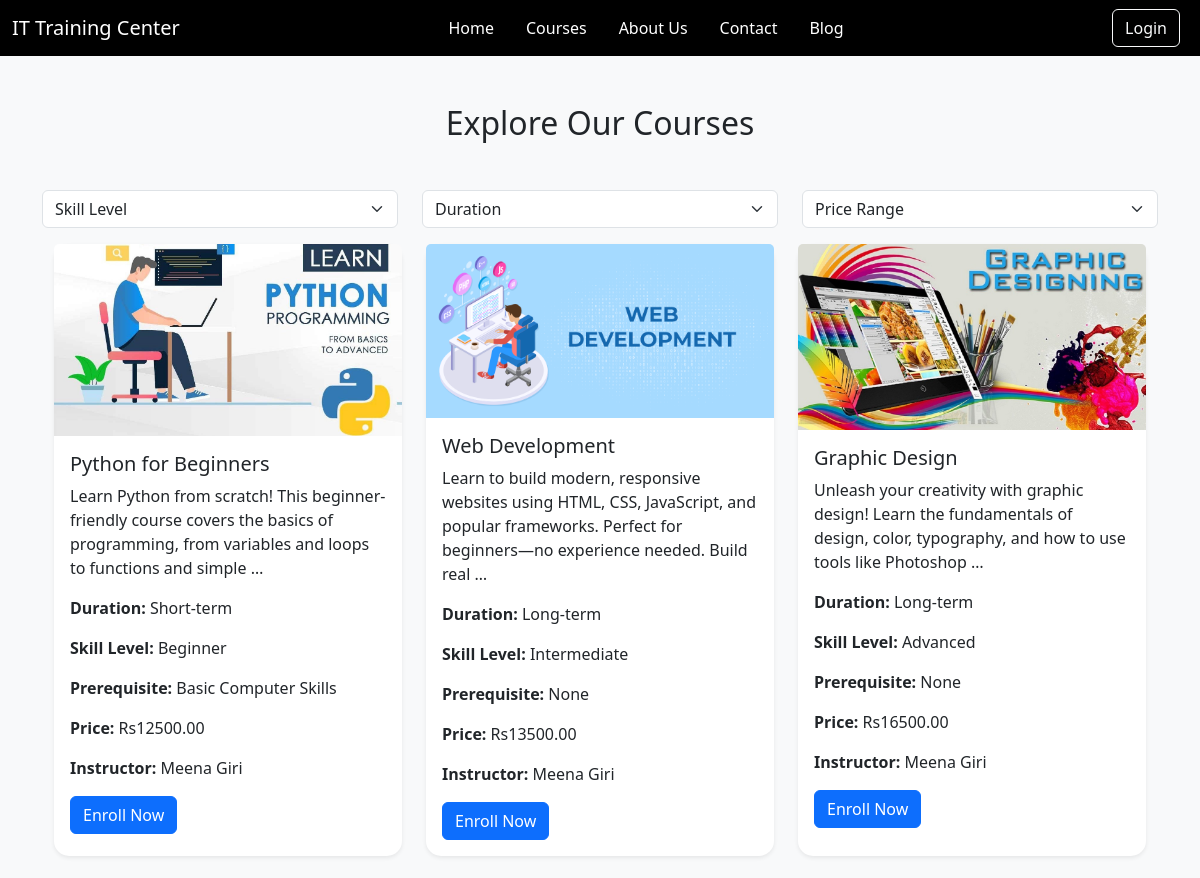
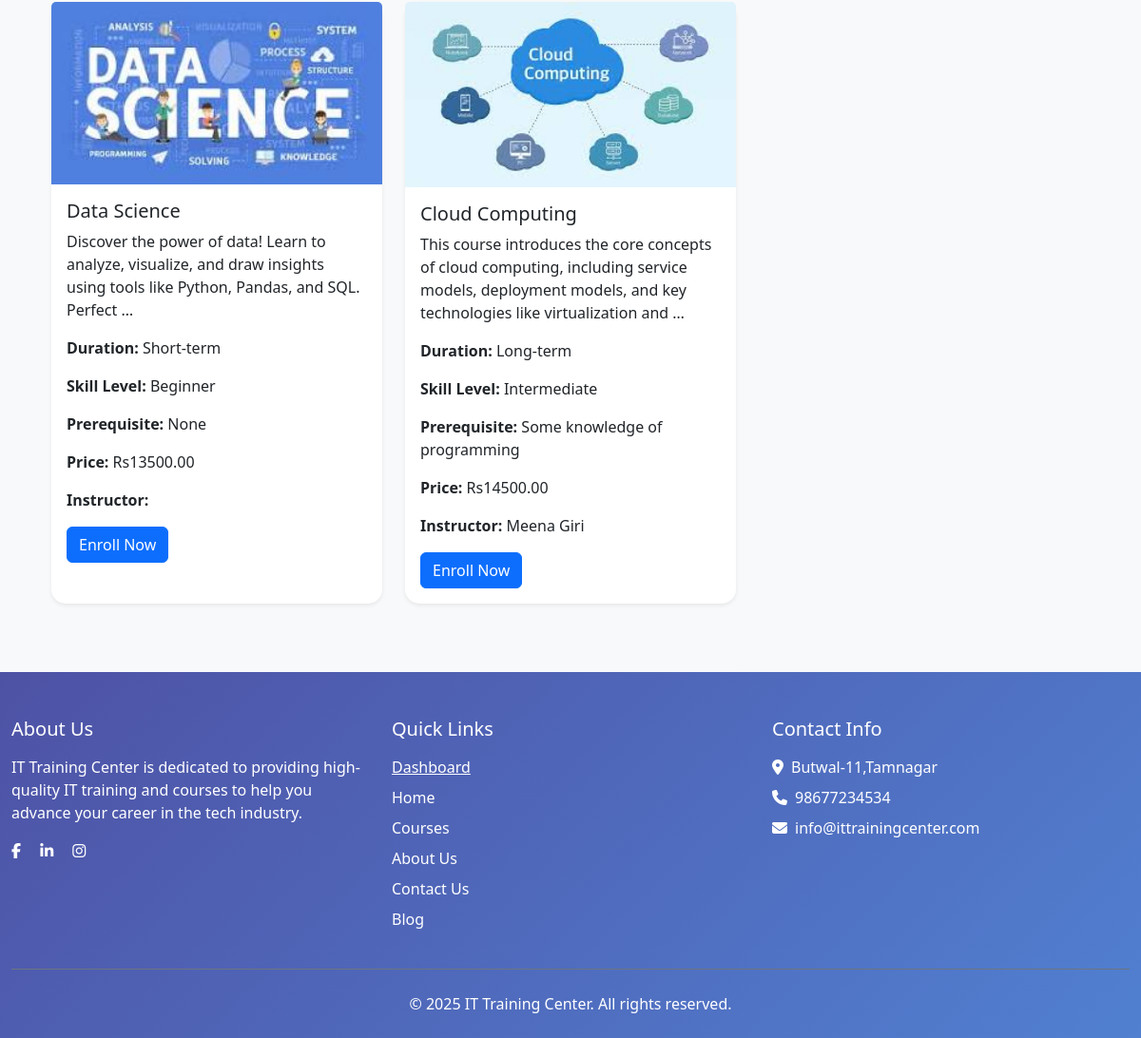
Screenshot of /course/ with the database file from the repository (2 pictures, top to bottom).
### myapp/models.py (models this page shows, shortened)
class Course(models.Model):
    SKILL_LEVEL_CHOICES = [
        ('beginner', 'Beginner'),
        ('intermediate', 'Intermediate'),
        ('advanced', 'Advanced'),
    ]
    DURATION_CHOICES = [
        ('short-term', 'Short-term'),
        ('long-term', 'Long-term'),
    ]
    instructor = models.ForeignKey(
    settings.AUTH_USER_MODEL,
    on_delete=models.CASCADE,
    null=True,
    blank=True,
    related_name='courses'
)
    title = models.CharField(max_length=200)
    description = models.TextField()
    duration = models.CharField(max_length=20, choices=DURATION_CHOICES)
    skill_level = models.CharField(max_length=20, choices=SKILL_LEVEL_CHOICES)
    prerequisite = models.CharField(max_length=200, blank=True, null=True)
    price = models.DecimalField(max_digits=10, decimal_places=2)
    image = models.ImageField(upload_to='course_thumbnails/')
    promo_video_url = models.URLField(max_length=350, blank=True, null=True, help_text="YouTube/Vimeo embed URL")
    syllabus_video = models.FileField(upload_to='course_videos/', blank=True, null=True,
                                   help_text="Upload video file if not using URL")
    syllabus_text = models.TextField(blank=True, help_text="Detailed course syllabus")
    created_at = models.DateTimeField(auto_now_add=True)

class CustomUser(AbstractUser):
    USER_TYPE = (
        ("student", "Student"),
        ("instructor", "Instructor"),
    )
    user_type = models.CharField(max_length=100, choices=USER_TYPE, default='student')
    instructor_applied = models.BooleanField(default=False)
    instructor_approved = models.BooleanField(default=False)
    is_active = models.BooleanField(default=True)
    user_profile_image = models.ImageField(upload_to="images/profile_images/")
    phone = models.CharField(max_length=15, blank=True, null=True)
    address = models.TextField(blank=True, null=True)
    bio = models.TextField(blank=True, null=True)
    enrolled_courses = models.ManyToManyField('Course', related_name='enrolled_users', blank=True)

### myapp/views.py (the view)
# urls.py: path('course/',course,name='course'),
def course(request):
    skill_level = request.GET.get('skillLevel')
    duration = request.GET.get('duration')
    price_range = request.GET.get('priceRange')
    courses = Course.objects.all()
    if skill_level and skill_level != 'Skill Level':
        courses = courses.filter(skill_level=skill_level)
    if duration and duration != 'Duration':
        courses = courses.filter(duration=duration)
    if price_range == 'low':
        courses = courses.order_by('price')
    elif price_range == 'high':
        courses = courses.order_by('-price')
    instructors = Instructor.objects.all()
    context = {
        'courses': courses,
        'instructors': instructors,
    }
    return render(request, 'main/courses.html', context)

### myapp/templates/main/courses.html (shortened to what this page needs)
{% extends "base.html" %}
{% load static %}
{% block content %}
<section class="courses-section py-5 bg-light">
    <div class="container">
        <h2 class="text-center mb-5">Explore Our Courses</h2>
        <form method="get" id="filterForm">
            <div class="row">
                <div class="col-md-4 mb-3">
                    <select class="form-select" name="skillLevel" onchange="document.getElementById('filterForm').submit();">
                        <option {% if request.GET.skillLevel == "Skill Level" %}selected{% endif %}>Skill Level</option>
                    </select>
                </div>
                <div class="col-md-4 mb-3">
                    <select class="form-select" name="duration" onchange="document.getElementById('filterForm').submit();">
                        <option {% if request.GET.duration == "Duration" %}selected{% endif %}>Duration</option>
                    </select>
                </div>
                <div class="col-md-4 mb-3">
                    <select class="form-select" name="priceRange" onchange="document.getElementById('filterForm').submit();">
                        <option {% if request.GET.priceRange == "Price Range" %}selected{% endif %}>Price Range</option>
                    </select>
                </div>
            </div>
        </form>
        <div class="container">
            <div class="row justify-content-center">
                <div class="col-md-12">
                    <div class="row">
                        {% for course in courses %}
                        <div class="col-md-4 mb-4">
                            <div class="card h-100 shadow-sm">
                                <img src="{{ course.image.url }}" class="card-img-top" alt="{{ course.title }}">
                                <div class="card-body">
                                    <h5 class="card-title">{{ course.title }}</h5>
                                    <p class="card-text">{{ course.description|truncatewords:20 }}</p>
                                    <p><strong>Duration:</strong> {{ course.get_duration_display }}</p>
                                    <p><strong>Skill Level:</strong> {{ course.get_skill_level_display }}</p>
                                    {% if course.prerequisite %}
                                    <p><strong>Prerequisite:</strong> {{ course.prerequisite }}</p>
                                    {% endif %}
                                    <p><strong>Price:</strong> Rs{{ course.price }}</p>
                                    <p class="card-text">
                                        <strong>Instructor:</strong>
                                        {% if course.instructor %}
                                          {{ course.instructor.get_full_name }}
                                        {% else %}
                                          Not assigned
                                        {% endif %}
                                      </p>
                                    <a href="{% url 'payment' course.id %}" class="btn btn-primary">Enroll Now</a>
                                </div>
                            </div>
                        </div>
                        {% endfor %}
                    </div>
                </div>
            </div>
        </div>
    </div>
</section>
{% endblock content %}

### myapp/static/css/style.css (style rules this page uses)
.card { border-radius: 15px; border: none; }

### rows the page displays
Course: image (picture), title "Python for Beginners", description "Learn Python from scratch! This beginner-friendly course covers the basics of programming, from variables and loops to functions and simple …", duration "Short-term", skill_level "Beginner", prerequisite "Basic Computer Skills", price "12500.00", instructor.get_full_name "Meena Giri"
Course: image (picture), title "Web Development", description "Learn to build modern, responsive websites using HTML, CSS, JavaScript, and popular frameworks. Perfect for beginners—no experience needed. Build real …", duration "Long-term", skill_level "Intermediate", prerequisite "None", price "13500.00", instructor.get_full_name "Meena Giri"
Course: image (picture), title "Graphic Design", description "Unleash your creativity with graphic design! Learn the fundamentals of design, color, typography, and how to use tools like Photoshop …", duration "Long-term", skill_level "Advanced", prerequisite "None", price "16500.00", instructor.get_full_name "Meena Giri"
Course: image (picture), title "Data Science", description "Discover the power of data! Learn to analyze, visualize, and draw insights using tools like Python, Pandas, and SQL. Perfect …", duration "Short-term", skill_level "Beginner", prerequisite "None", price "13500.00"
Course: image (picture), title "Cloud Computing", description "This course introduces the core concepts of cloud computing, including service models, deployment models, and key technologies like virtualization and …", duration "Long-term", skill_level "Intermediate", prerequisite "Some knowledge of programming", price "14500.00", instructor.get_full_name "Meena Giri"
